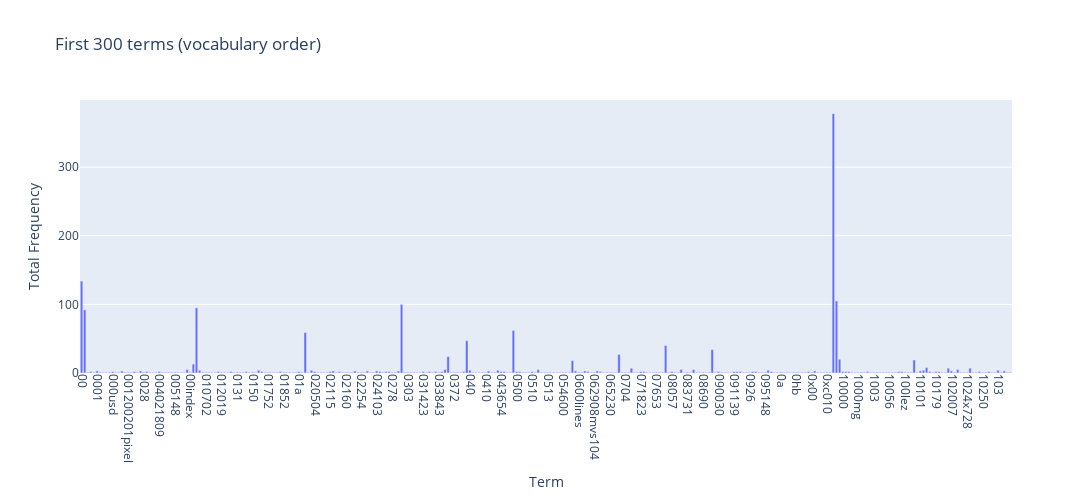

Write notebook code for a chart like this one.
### Markdown cell above
### >>> **Exercise 12 (take home):**
If you want a nicer interactive visualization here, I would encourage you try to install and use plotly to achieve this.

### Code cell
# Answer here
import plotly.express as px

vocab = count_vect.get_feature_names_out()

N = 300#抓前三百個
terms_for_draw = vocab[:N]
counts = term_frequencies[:N]

fig = px.bar(x=terms_for_draw, y=counts,
             labels={"x":"Term", "y":"Total Frequency"},
             title=f"First {N} terms (vocabulary order)")
#改一下圖的布局
fig.update_layout(xaxis_tickangle=90, width=1600, height=500, bargap=0.2)
fig.show()

### Figure 1 — Plotly figure (JSON) as saved in the notebook; plotly's stock layout.template omitted (floating-point values rounded to 4 significant figures; data arrays with more than 128 entries replaced by an {"elided": "..."} marker saying what was removed)
{"data": [{"hovertemplate": "Term=%{x}<br>Total Frequency=%{y}<extra></extra>", "legendgroup": "", "marker": {"color": "#636efa", "pattern": {"shape": ""}}, "name": "", "orientation": "v", "showlegend": false, "textposition": "auto", "type": "bar", "x": {"elided": "300 str values"}, "xaxis": "x", "y": {"elided": "300 int values"}, "yaxis": "y"}], "layout": {"bargap": 0.2, "barmode": "relative", "height": 500, "legend": {"tracegroupgap": 0}, "title": {"text": "First 300 terms (vocabulary order)"}, "width": 1600, "xaxis": {"anchor": "y", "domain": [0, 1], "tickangle": 90, "title": {"text": "Term"}}, "yaxis": {"anchor": "x", "domain": [0, 1], "title": {"text": "Total Frequency"}}}}
